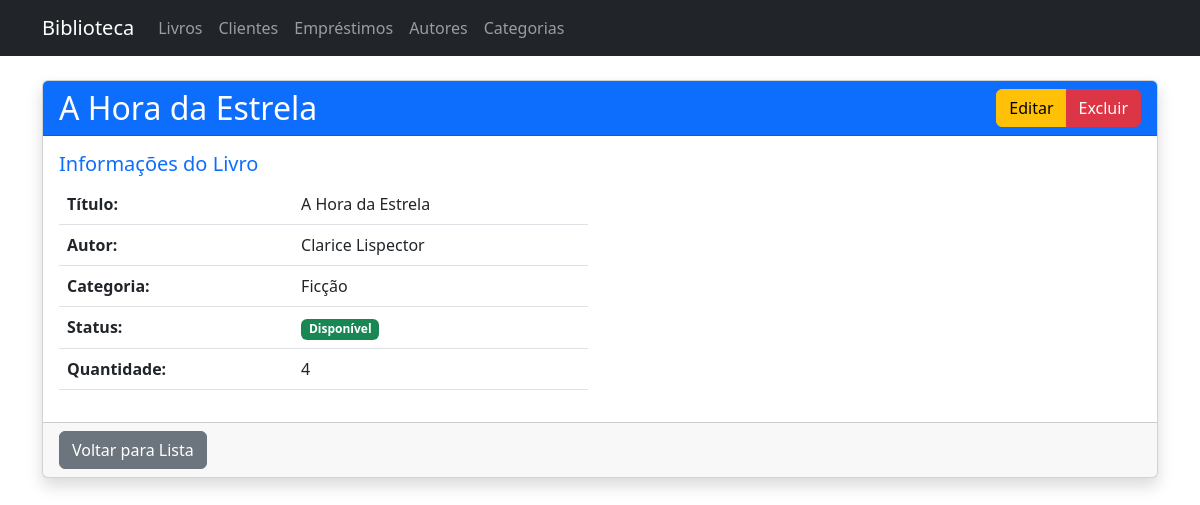
Page /books/3 on the committed database.
### app/models/entities/book.py (models this page shows, shortened)
class Book(db.Model):
    __tablename__ = 'books'
    id = db.Column(db.Integer, primary_key=True)
    name = db.Column(db.String(100), nullable=False)
    description = db.Column(db.Text)
    quantity = db.Column(db.Integer, default=1)
    id_author = db.Column(db.Integer, db.ForeignKey('authors.id'))
    id_category = db.Column(db.Integer, db.ForeignKey('categories.id'))
    loans = db.relationship('BookLoan', backref='book', lazy=True)
    @property
    def is_available(self):
        return self.quantity > 0

### app/models/entities/author.py (models this page shows, shortened)
class Author(db.Model):
    __tablename__ = 'authors'
    id = db.Column(db.Integer, primary_key=True)
    name = db.Column(db.String(100), nullable=False)
    biography = db.Column(db.Text)
    books = db.relationship('Book', backref='author', lazy=True)

### app/models/entities/category.py (models this page shows, shortened)
class Category(db.Model):
    __tablename__ = 'categories'
    id = db.Column(db.Integer, primary_key=True)
    name = db.Column(db.String(50), nullable=False, unique=True)
    books = db.relationship('Book', backref='category', lazy=True)

### app/controllers/book_controller.py (the view)
@book_bp.route('/<int:id>')
def show(id):
    try:
        book = BookService.get_book_by_id(id)
        return render_template('books/show.html', book=book)
    except NotFoundError as e:
        flash(str(e), 'danger')
        return redirect(url_for('book_controller.index'))

### app/repositories/book_repository.py (called while the page is built)
    @staticmethod
    def get_by_id(book_id):
        return Book.query.get(book_id)

### app/services/book_service.py (called while the page is built)
    @staticmethod
    def get_book_by_id(book_id):
        if not (book := BookRepository.get_by_id(book_id)):
            raise NotFoundError("Livro não encontrado")
        return book

### app/templates/books/show.html (shortened to what this page needs)
{% extends "base.html" %}
{% block content %}
<div class="card shadow">
    <div class="card-header bg-primary text-white d-flex justify-content-between align-items-center">
        <h2 class="mb-0">{{ book.name }}</h2>
        <div class="btn-group" role="group">
            <a href="{{ url_for('book_controller.edit', id=book.id) }}" class="btn btn-warning">Editar</a>
            <a href="{{ url_for('book_controller.delete', id=book.id) }}" class="btn btn-danger" onclick="return confirm('Tem certeza que deseja excluir este livro?')">Excluir</a>
        </div>
    </div>
    <div class="card-body">
        <div class="row">
            <div class="col-md-6">
                <h5 class="text-primary">Informações do Livro</h5>
                <table class="table">
                    <tr>
                        <th>Título:</th>
                        <td>{{ book.name }}</td>
                    </tr>
                    <tr>
                        <th>Autor:</th>
                        <td>{{ book.author.name }}</td>
                    </tr>
                    <tr>
                        <th>Categoria:</th>
                        <td>{{ book.category.name }}</td>
                    </tr>
                    <tr>
                        <th>Status:</th>
                        <td>
                            {% if book.is_available %}
                            <span class="badge bg-success">Disponível</span>
                            {% else %}
                            <span class="badge bg-danger">Emprestado</span>
                            {% endif %}
                        </td>
                    </tr>
                    <tr>
                        <th>Quantidade:</th>
                        <td>{{ book.quantity }}</td>
                    </tr>
                </table>
            </div>
        </div>
    </div>
    <div class="card-footer">
        <a href="{{ url_for('book_controller.index') }}" class="btn btn-secondary">Voltar para Lista</a>
    </div>
</div>
{% endblock %}

### rows in the picture
Book: name "A Hora da Estrela", quantity "4"
Author: author.name "Clarice Lispector"
Category: category.name "Ficção"
